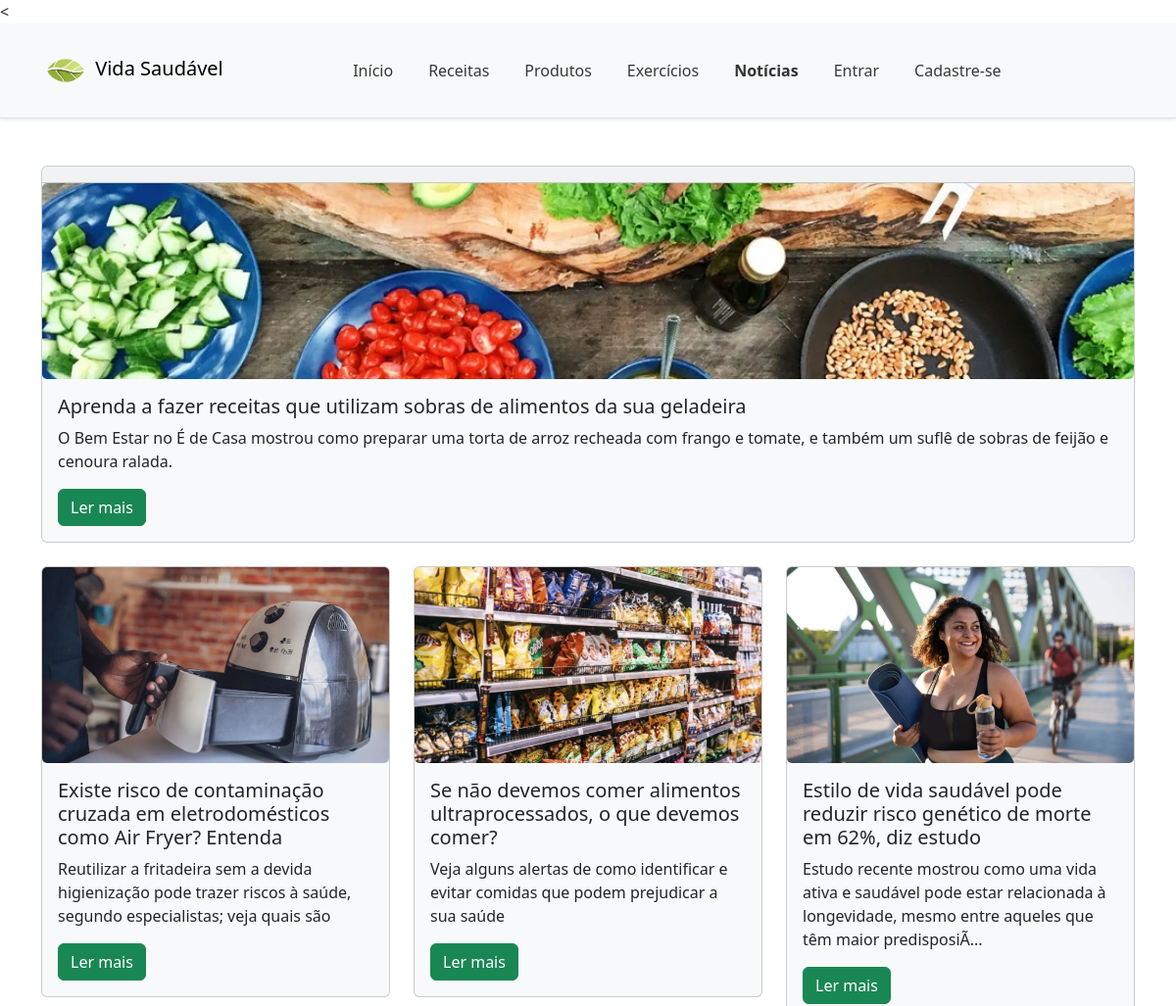
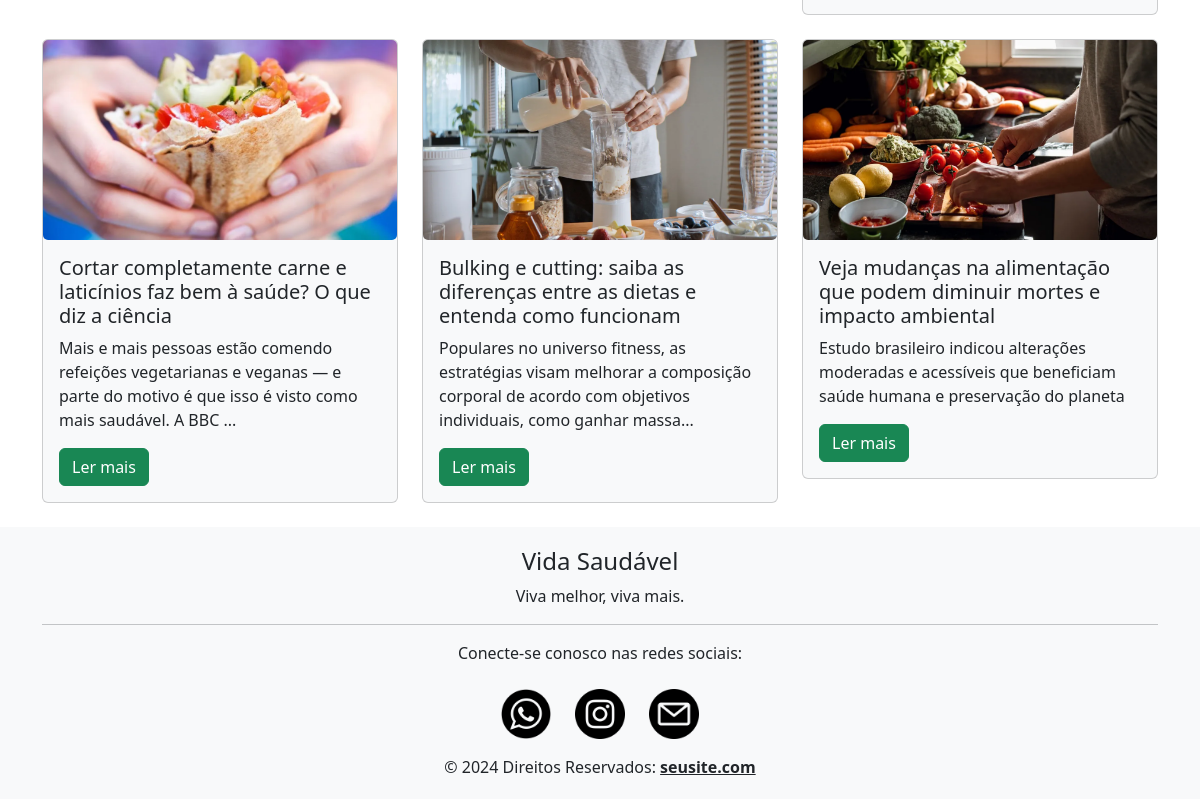
The app's page /noticia22.php with its own data (2 pictures, top to bottom).
### tables this page shows
CREATE TABLE IF NOT EXISTS `noticia` (
  `id` int NOT NULL AUTO_INCREMENT,
  `titulo` varchar(255) NOT NULL,
  `texto` text NOT NULL,
  `link` varchar(255) NOT NULL,
  `imagem_noticia_id` int DEFAULT NULL,
  PRIMARY KEY (`id`),
  KEY `fk_imagem_noticia` (`imagem_noticia_id`)
);

CREATE TABLE IF NOT EXISTS `imagem_noticia` (
  `id` int NOT NULL AUTO_INCREMENT,
  `caminho` varchar(255) NOT NULL,
  PRIMARY KEY (`id`)
);

### noticia22.php (the view, shortened to what this page needs)
<<?php require_once "conexao.php" ?>
<!DOCTYPE html>
<html lang="pt-br">
<head>
  <link href="https://cdn.jsdelivr.net/npm/bootstrap@5.3.0-alpha1/dist/css/bootstrap.min.css" rel="stylesheet">
  <link href="noticias.css" rel="stylesheet">
</head>
<body>
<header class="header bg-light sticky-top border-bottom shadow-sm">
    <div class="container">
        <nav class="navbar navbar-expand-lg">
            <a class="navbar-brand" href="#">
                <img src="img/logo.png" alt="Logo" style="height: 50px; width: auto; object-fit: contain;">
                Vida Saudável
            </a>
            <div class="collapse navbar-collapse" id="navbarNav">
                <ul class="navbar-nav mx-auto">
                    <li class="nav-item">
                        <a class="nav-link" href="principal.php">Início</a>
                    </li>
                    <li class="nav-item">
                        <a class="nav-link" href="receitas.php">Receitas</a>
                    </li>
                    <li class="nav-item">
                        <a class="nav-link" href="produtos.php">Produtos</a>
                    </li>
                    <li class="nav-item">
                        <a class="nav-link" href="exercicios_git.html">Exercícios</a>
                    </li>
                    <li class="nav-item">
                        <a class="nav-link active" href="noticia22.php">Notícias</a>
                    </li>
                    <li class="nav-item">
                        <a class="nav-link" href="login_tcc.php">Entrar</a>
                    </li>
                    <li class="nav-item">
                        <a class="nav-link" href="Cadastro_cliente_git.php">Cadastre-se</a>
                    </li>
                </ul>
            </div>
        </nav>
    </div>
</header>
<div class="container mt-5">
    <div class="row">
        <?php
$sql = "SELECT n.titulo, n.texto, n.link, img.caminho AS caminho_imagem
        FROM noticia AS n
        INNER JOIN imagem_noticia AS img ON n.imagem_noticia_id = img.id
        ORDER BY RAND() LIMIT 7";
$result = $conn->query($sql);
if ($result->num_rows > 0) {
    $count = 0;
    while($row = $result->fetch_assoc()) {
        $count++;
        $card_class = ($count == 1) ? 'col-lg-15 mb-4' : 'col-lg-4 mb-4';
        $text_class = ($count == 1) ? 'card-text text-start' : 'card-text';
        echo '<div class="' . $card_class . '">';
        echo '<div class="card bg-light">';
        if ($count == 1) {
            echo '<div class="card-header"></div>';
        }
        $caminho_imagem = $row["caminho_imagem"];
        echo '<img src="' . $caminho_imagem . '" class="card-img card-img-top" alt="Imagem da notícia">';
        echo '<div class="card-body">';
        echo '<h5 class="card-title">' . $row["titulo"] . '</h5>';
        $texto = $row["texto"];
        if (strlen($texto) > 140 && $count != 1) {
            $texto = substr($texto, 0, 140) . '...';
        }
        echo '<p class="' . $text_class . '">' . $texto . '</p>';
        echo '<a href="' . $row["link"] . '" class="btn btn-success" target="_blank">Ler mais</a>';
        echo '</div>';
        echo '</div>';
        echo '</div>';
    }
} else {
    echo "0 resultados";
}
?>
    </div>
</div>
<footer class="site-footer bg-light">
    <div class="container">
        <div class="footer-top text-center mb-3">
            <h4>Vida Saudável</h4>
            <p>Viva melhor, viva mais.</p>
        </div>
        <hr>
        <div class="d-none d-lg-block text-center mb-4">
            <span>Conecte-se conosco nas redes sociais:</span>
        </div>
        <div class="contact-icons text-center mb-3">
            <img src="img/whatsapp.png" alt="Ícone de telefone" class="contact-icon">
            <img src="img/instagram.png" alt="Ícone de e-mail" class="contact-icon">
            <img src="img/email.png" alt="Ícone de localização" class="contact-icon">
        </div>
        <div class="copy-right text-center mt-3">
            © 2024 Direitos Reservados:
            <a class="text-reset fw-bold" href="https://seusite.com/">seusite.com</a>
        </div>
    </div>
</footer>
</body>
</html>

### noticias.css (style rules this page uses)
.header { padding: 10px 0; }
.navbar-nav { display: flex; justify-content: center; width: 100%; }
.nav-link { color: #383838 !important; margin-right: 20px; }
.nav-link.active { font-weight: bold; color: #333 !important; }
.collapse.navbar-collapse { justify-content: flex-end; }
.site-footer { padding: 20px 0; }
.contact-icon { width: 50px; height: auto; margin: 0 10px; }

### noticia22.php (style rules this page uses)
.card-img { width: 100%; height: 200px; object-fit: cover; }

### records on screen
noticia: imagem_noticia.caminho (picture), titulo "Aprenda a fazer receitas que utilizam sobras de alimentos da sua geladeira", texto "O Bem Estar no É de Casa mostrou como preparar uma torta de arroz recheada com frango e tomate, e também um suflê de sobras de feijão e cenoura ralada."
noticia: imagem_noticia.caminho (picture), titulo "Existe risco de contaminação cruzada em eletrodomésticos como Air Fryer? Entenda", texto "Reutilizar a fritadeira sem a devida higienização pode trazer riscos à saúde, segundo especialistas; veja quais são"
noticia: imagem_noticia.caminho (picture), titulo "Se não devemos comer alimentos ultraprocessados, o que devemos comer?", texto "Veja alguns alertas de como identificar e evitar comidas que podem prejudicar a sua saúde"
noticia: imagem_noticia.caminho (picture), titulo "Estilo de vida saudável pode reduzir risco genético de morte em 62%, diz estudo", texto "Estudo recente mostrou como uma vida ativa e saudável pode estar relacionada à longevidade, mesmo entre aqueles que têm maior predisposiÃ..."
noticia: imagem_noticia.caminho (picture), titulo "Cortar completamente carne e laticínios faz bem à saúde? O que diz a ciência", texto "Mais e mais pessoas estão comendo refeições vegetarianas e veganas — e parte do motivo é que isso é visto como mais saudável. A BBC ..."
noticia: imagem_noticia.caminho (picture), titulo "Bulking e cutting: saiba as diferenças entre as dietas e entenda como funcionam", texto "Populares no universo fitness, as estratégias visam melhorar a composição corporal de acordo com objetivos individuais, como ganhar massa..."
noticia: imagem_noticia.caminho (picture), titulo "Veja mudanças na alimentação que podem diminuir mortes e impacto ambiental", texto "Estudo brasileiro indicou alterações moderadas e acessíveis que beneficiam saúde humana e preservação do planeta"
